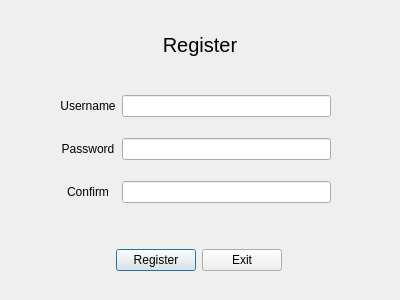
<?xml version="1.0" encoding="UTF-8"?>
<ui version="4.0">
 <class>CtmRegWindow</class>
 <widget class="QDialog" name="CtmRegWindow">
  <property name="geometry">
   <rect>
    <x>0</x>
    <y>0</y>
    <width>400</width>
    <height>300</height>
   </rect>
  </property>
  <property name="windowTitle">
   <string>Dialog</string>
  </property>
  <widget class="QLabel" name="label_top">
   <property name="geometry">
    <rect>
     <x>100</x>
     <y>20</y>
     <width>200</width>
     <height>50</height>
    </rect>
   </property>
   <property name="font">
    <font>
     <pointsize>15</pointsize>
    </font>
   </property>
   <property name="text">
    <string>Register</string>
   </property>
   <property name="alignment">
    <set>Qt::AlignCenter</set>
   </property>
  </widget>
  <widget class="QWidget" name="gridLayoutWidget">
   <property name="geometry">
    <rect>
     <x>60</x>
     <y>80</y>
     <width>271</width>
     <height>141</height>
    </rect>
   </property>
   <layout class="QGridLayout" name="gridLayout">
    <item row="0" column="0">
     <widget class="QLabel" name="UsernameLabel">
      <property name="text">
       <string>Username</string>
      </property>
      <property name="alignment">
       <set>Qt::AlignCenter</set>
      </property>
     </widget>
    </item>
    <item row="1" column="0">
     <widget class="QLabel" name="PasswordLabel">
      <property name="text">
       <string>Password</string>
      </property>
      <property name="alignment">
       <set>Qt::AlignCenter</set>
      </property>
     </widget>
    </item>
    <item row="2" column="0">
     <widget class="QLabel" name="ConfirmLabel">
      <property name="text">
       <string>Confirm</string>
      </property>
      <property name="alignment">
       <set>Qt::AlignCenter</set>
      </property>
     </widget>
    </item>
    <item row="0" column="1">
     <widget class="QLineEdit" name="UsernameLineEdit"/>
    </item>
    <item row="1" column="1">
     <widget class="QLineEdit" name="PasswordLineEdit">
      <property name="echoMode">
       <enum>QLineEdit::PasswordEchoOnEdit</enum>
      </property>
     </widget>
    </item>
    <item row="2" column="1">
     <widget class="QLineEdit" name="ConfirmLineEdit">
      <property name="echoMode">
       <enum>QLineEdit::PasswordEchoOnEdit</enum>
      </property>
     </widget>
    </item>
   </layout>
  </widget>
  <widget class="QWidget" name="horizontalLayoutWidget">
   <property name="geometry">
    <rect>
     <x>8</x>
     <y>230</y>
     <width>381</width>
     <height>61</height>
    </rect>
   </property>
   <layout class="QHBoxLayout" name="horizontalLayout">
    <item>
     <spacer name="horizontalSpacer">
      <property name="orientation">
       <enum>Qt::Horizontal</enum>
      </property>
      <property name="sizeHint" stdset="0">
       <size>
        <width>40</width>
        <height>20</height>
       </size>
      </property>
     </spacer>
    </item>
    <item>
     <widget class="QPushButton" name="RegisterBtn">
      <property name="text">
       <string>Register</string>
      </property>
     </widget>
    </item>
    <item>
     <widget class="QPushButton" name="ExitBtn">
      <property name="text">
       <string>Exit</string>
      </property>
     </widget>
    </item>
    <item>
     <spacer name="horizontalSpacer_2">
      <property name="orientation">
       <enum>Qt::Horizontal</enum>
      </property>
      <property name="sizeHint" stdset="0">
       <size>
        <width>40</width>
        <height>20</height>
       </size>
      </property>
     </spacer>
    </item>
   </layout>
  </widget>
 </widget>
 <resources/>
 <connections/>
</ui>
